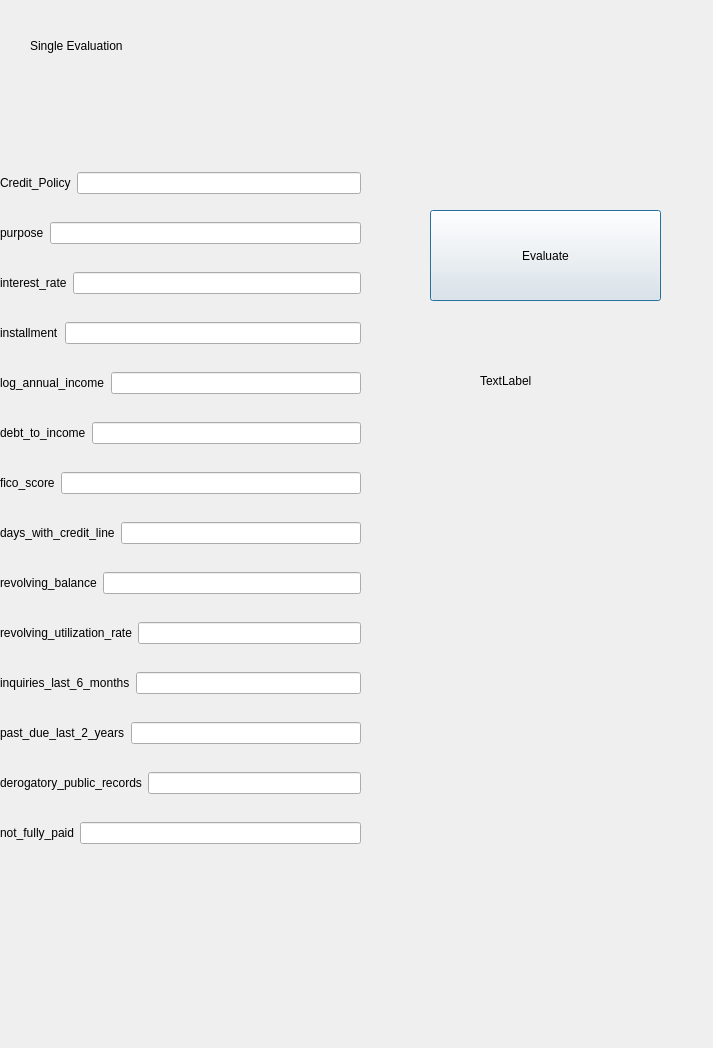
<?xml version="1.0" encoding="UTF-8"?>
<ui version="4.0">
 <class>Singleeva</class>
 <widget class="QDialog" name="Singleeva">
  <property name="geometry">
   <rect>
    <x>0</x>
    <y>0</y>
    <width>713</width>
    <height>1048</height>
   </rect>
  </property>
  <property name="windowTitle">
   <string>Dialog</string>
  </property>
  <widget class="QPushButton" name="pushButton">
   <property name="geometry">
    <rect>
     <x>430</x>
     <y>210</y>
     <width>231</width>
     <height>91</height>
    </rect>
   </property>
   <property name="text">
    <string>Evaluate</string>
   </property>
  </widget>
  <widget class="QLabel" name="textLabel">
   <property name="geometry">
    <rect>
     <x>480</x>
     <y>350</y>
     <width>161</width>
     <height>61</height>
    </rect>
   </property>
   <property name="text">
    <string>TextLabel</string>
   </property>
  </widget>
  <widget class="QLabel" name="label">
   <property name="geometry">
    <rect>
     <x>30</x>
     <y>20</y>
     <width>419</width>
     <height>52</height>
    </rect>
   </property>
   <property name="text">
    <string>Single Evaluation</string>
   </property>
  </widget>
  <widget class="QWidget" name="">
   <property name="geometry">
    <rect>
     <x>0</x>
     <y>150</y>
     <width>361</width>
     <height>721</height>
    </rect>
   </property>
   <layout class="QVBoxLayout" name="verticalLayout">
    <item>
     <layout class="QHBoxLayout" name="horizontalLayout">
      <item>
       <widget class="QLabel" name="label_4">
        <property name="text">
         <string>Credit_Policy</string>
        </property>
       </widget>
      </item>
      <item>
       <widget class="QLineEdit" name="lineEdit1_3"/>
      </item>
     </layout>
    </item>
    <item>
     <layout class="QHBoxLayout" name="horizontalLayout_3">
      <item>
       <widget class="QLabel" name="label_2">
        <property name="text">
         <string>purpose</string>
        </property>
       </widget>
      </item>
      <item>
       <widget class="QLineEdit" name="lineEdit1"/>
      </item>
     </layout>
    </item>
    <item>
     <layout class="QHBoxLayout" name="horizontalLayout_4">
      <item>
       <widget class="QLabel" name="label_9">
        <property name="text">
         <string>interest_rate</string>
        </property>
       </widget>
      </item>
      <item>
       <widget class="QLineEdit" name="lineEdit2"/>
      </item>
     </layout>
    </item>
    <item>
     <layout class="QHBoxLayout" name="horizontalLayout_5">
      <item>
       <widget class="QLabel" name="label_10">
        <property name="text">
         <string>installment</string>
        </property>
       </widget>
      </item>
      <item>
       <widget class="QLineEdit" name="lineEdit3"/>
      </item>
     </layout>
    </item>
    <item>
     <layout class="QHBoxLayout" name="horizontalLayout_6">
      <item>
       <widget class="QLabel" name="label_11">
        <property name="text">
         <string>log_annual_income</string>
        </property>
       </widget>
      </item>
      <item>
       <widget class="QLineEdit" name="lineEdit4"/>
      </item>
     </layout>
    </item>
    <item>
     <layout class="QHBoxLayout" name="horizontalLayout_7">
      <item>
       <widget class="QLabel" name="label_12">
        <property name="text">
         <string>debt_to_income</string>
        </property>
       </widget>
      </item>
      <item>
       <widget class="QLineEdit" name="lineEdit5"/>
      </item>
     </layout>
    </item>
    <item>
     <layout class="QHBoxLayout" name="horizontalLayout_8">
      <item>
       <widget class="QLabel" name="label_13">
        <property name="text">
         <string>fico_score</string>
        </property>
       </widget>
      </item>
      <item>
       <widget class="QLineEdit" name="lineEdit6"/>
      </item>
     </layout>
    </item>
    <item>
     <layout class="QHBoxLayout" name="horizontalLayout_9">
      <item>
       <widget class="QLabel" name="label_14">
        <property name="text">
         <string>days_with_credit_line</string>
        </property>
       </widget>
      </item>
      <item>
       <widget class="QLineEdit" name="lineEdit7"/>
      </item>
     </layout>
    </item>
    <item>
     <layout class="QHBoxLayout" name="horizontalLayout_10">
      <item>
       <widget class="QLabel" name="label_15">
        <property name="text">
         <string>revolving_balance</string>
        </property>
       </widget>
      </item>
      <item>
       <widget class="QLineEdit" name="lineEdit8"/>
      </item>
     </layout>
    </item>
    <item>
     <layout class="QHBoxLayout" name="horizontalLayout_11">
      <item>
       <widget class="QLabel" name="label_16">
        <property name="text">
         <string>revolving_utilization_rate</string>
        </property>
       </widget>
      </item>
      <item>
       <widget class="QLineEdit" name="lineEdit9"/>
      </item>
     </layout>
    </item>
    <item>
     <layout class="QHBoxLayout" name="horizontalLayout_12">
      <item>
       <widget class="QLabel" name="label_17">
        <property name="text">
         <string>inquiries_last_6_months</string>
        </property>
       </widget>
      </item>
      <item>
       <widget class="QLineEdit" name="lineEdit10"/>
      </item>
     </layout>
    </item>
    <item>
     <layout class="QHBoxLayout" name="horizontalLayout_13">
      <item>
       <widget class="QLabel" name="label_18">
        <property name="text">
         <string>past_due_last_2_years</string>
        </property>
       </widget>
      </item>
      <item>
       <widget class="QLineEdit" name="lineEdit11"/>
      </item>
     </layout>
    </item>
    <item>
     <layout class="QHBoxLayout" name="horizontalLayout_14">
      <item>
       <widget class="QLabel" name="label_19">
        <property name="text">
         <string>derogatory_public_records</string>
        </property>
       </widget>
      </item>
      <item>
       <widget class="QLineEdit" name="lineEdit12"/>
      </item>
     </layout>
    </item>
    <item>
     <layout class="QHBoxLayout" name="horizontalLayout_15">
      <item>
       <widget class="QLabel" name="label_33">
        <property name="text">
         <string>not_fully_paid</string>
        </property>
       </widget>
      </item>
      <item>
       <widget class="QLineEdit" name="lineEdit13"/>
      </item>
     </layout>
    </item>
   </layout>
  </widget>
 </widget>
 <resources/>
 <connections/>
</ui>
